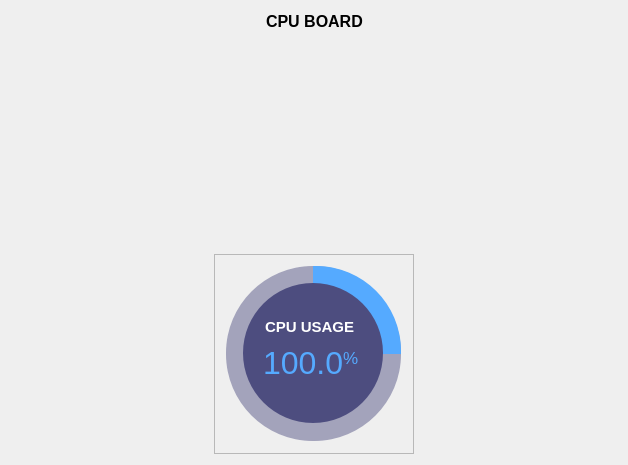
         <widget class="QWidget" name="CPU_page">
          <layout class="QGridLayout" name="gridLayout_3">
           <item row="0" column="0" colspan="2">
            <spacer name="horizontalSpacer_6">
             <property name="orientation">
              <enum>Qt::Horizontal</enum>
             </property>
             <property name="sizeHint" stdset="0">
              <size>
               <width>203</width>
               <height>20</height>
              </size>
             </property>
            </spacer>
           </item>
           <item row="0" column="2">
            <widget class="QLabel" name="label_7">
             <property name="maximumSize">
              <size>
               <width>121</width>
               <height>31</height>
              </size>
             </property>
             <property name="font">
              <font>
               <pointsize>12</pointsize>
               <weight>75</weight>
               <bold>true</bold>
              </font>
             </property>
             <property name="text">
              <string>CPU BOARD</string>
             </property>
            </widget>
           </item>
           <item row="0" column="3" colspan="2">
            <spacer name="horizontalSpacer_7">
             <property name="orientation">
              <enum>Qt::Horizontal</enum>
             </property>
             <property name="sizeHint" stdset="0">
              <size>
               <width>203</width>
               <height>20</height>
              </size>
             </property>
            </spacer>
           </item>
           <item row="1" column="0" colspan="5">
            <widget class="MultipleGraph" name="cpu_plot" native="true">
             <property name="minimumSize">
              <size>
               <width>512</width>
               <height>211</height>
              </size>
             </property>
             <property name="maximumSize">
              <size>
               <width>1500</width>
               <height>211</height>
              </size>
             </property>
            </widget>
           </item>
           <item row="2" column="0">
            <spacer name="horizontalSpacer_4">
             <property name="orientation">
              <enum>Qt::Horizontal</enum>
             </property>
             <property name="sizeHint" stdset="0">
              <size>
               <width>152</width>
               <height>20</height>
              </size>
             </property>
            </spacer>
           </item>
           <item row="2" column="1" colspan="3">
            <widget class="QFrame" name="circularProgressBarBase">
             <property name="minimumSize">
              <size>
               <width>200</width>
               <height>200</height>
              </size>
             </property>
             <property name="maximumSize">
              <size>
               <width>200</width>
               <height>200</height>
              </size>
             </property>
             <property name="frameShape">
              <enum>QFrame::StyledPanel</enum>
             </property>
             <property name="frameShadow">
              <enum>QFrame::Raised</enum>
             </property>
             <widget class="QFrame" name="circularBg_2">
              <property name="geometry">
               <rect>
                <x>12</x>
                <y>12</y>
                <width>175</width>
                <height>175</height>
               </rect>
              </property>
              <property name="maximumSize">
               <size>
                <width>180</width>
                <height>180</height>
               </size>
              </property>
              <property name="styleSheet">
               <string notr="true">QFrame{
	border-radius: 87px;
	background-color: rgba(77, 77, 127, 120);
}</string>
              </property>
              <property name="frameShape">
               <enum>QFrame::StyledPanel</enum>
              </property>
              <property name="frameShadow">
               <enum>QFrame::Raised</enum>
              </property>
              <widget class="QFrame" name="circularProgress_CPU">
               <property name="geometry">
                <rect>
                 <x>0</x>
                 <y>0</y>
                 <width>175</width>
                 <height>175</height>
                </rect>
               </property>
               <property name="maximumSize">
                <size>
                 <width>180</width>
                 <height>180</height>
                </size>
               </property>
               <property name="styleSheet">
                <string notr="true">QFrame{
	border-radius: 85px;
	background-color: qconicalgradient(cx:0.5, cy:0.5, angle:90, stop:0.749 rgba(255, 0, 127, 0), stop:0.750 rgba(85, 170, 255, 255));
}</string>
               </property>
               <property name="frameShape">
                <enum>QFrame::StyledPanel</enum>
               </property>
               <property name="frameShadow">
                <enum>QFrame::Raised</enum>
               </property>
               <widget class="QFrame" name="container_2">
                <property name="geometry">
                 <rect>
                  <x>17</x>
                  <y>17</y>
                  <width>140</width>
                  <height>140</height>
                 </rect>
                </property>
                <property name="styleSheet">
                 <string notr="true">QFrame{
	border-radius: 70px;
	background-color: rgb(77, 77, 127);
}</string>
                </property>
                <property name="frameShape">
                 <enum>QFrame::StyledPanel</enum>
                </property>
                <property name="frameShadow">
                 <enum>QFrame::Raised</enum>
                </property>
                <widget class="QLabel" name="label_12">
                 <property name="geometry">
                  <rect>
                   <x>22</x>
                   <y>34</y>
                   <width>91</width>
                   <height>20</height>
                  </rect>
                 </property>
                 <property name="font">
                  <font>
                   <pointsize>11</pointsize>
                   <weight>75</weight>
                   <bold>true</bold>
                  </font>
                 </property>
                 <property name="styleSheet">
                  <string notr="true">color: rgb(255, 255, 255);</string>
                 </property>
                 <property name="text">
                  <string>CPU USAGE</string>
                 </property>
                </widget>
                <widget class="QLabel" name="labelPercentage_CPU">
                 <property name="geometry">
                  <rect>
                   <x>20</x>
                   <y>60</y>
                   <width>101</width>
                   <height>41</height>
                  </rect>
                 </property>
                 <property name="styleSheet">
                  <string notr="true">color:rgba(85, 170, 255, 255);
/* rgb(255, 255, 255);*/
 </string>
                 </property>
                 <property name="text">
                  <string>&lt;p&gt;&lt;span style=&quot; font-size:24pt;&quot;&gt;100.0&lt;/span&gt;&lt;span style=&quot; font-size:20pt; vertical-align:super;&quot;&gt;%&lt;/span&gt;&lt;/p&gt;</string>
                 </property>
                </widget>
               </widget>
              </widget>
             </widget>
            </widget>
           </item>
           <item row="2" column="4">
            <spacer name="horizontalSpacer_5">
             <property name="orientation">
              <enum>Qt::Horizontal</enum>
             </property>
             <property name="sizeHint" stdset="0">
              <size>
               <width>152</width>
               <height>20</height>
              </size>
             </property>
            </spacer>
           </item>
          </layout>
         </widget>
